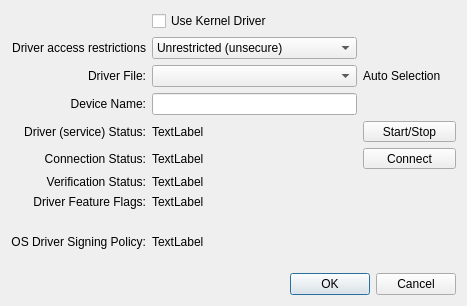
<?xml version="1.0" encoding="UTF-8"?>
<ui version="4.0">
 <class>DriverWindow</class>
 <widget class="QWidget" name="DriverWindow">
  <property name="geometry">
   <rect>
    <x>0</x>
    <y>0</y>
    <width>467</width>
    <height>306</height>
   </rect>
  </property>
  <property name="sizePolicy">
   <sizepolicy hsizetype="Preferred" vsizetype="Preferred">
    <horstretch>0</horstretch>
    <verstretch>0</verstretch>
   </sizepolicy>
  </property>
  <property name="minimumSize">
   <size>
    <width>430</width>
    <height>280</height>
   </size>
  </property>
  <property name="maximumSize">
   <size>
    <width>16777215</width>
    <height>16777215</height>
   </size>
  </property>
  <property name="windowTitle">
   <string>Task Explorer - Kernel Driver</string>
  </property>
  <layout class="QGridLayout" name="gridLayout_2">
   <item row="1" column="0">
    <layout class="QGridLayout" name="gridLayout">
     <item row="6" column="0">
      <widget class="QLabel" name="label_8">
       <property name="text">
        <string>Connection Status:</string>
       </property>
       <property name="alignment">
        <set>Qt::AlignRight|Qt::AlignTrailing|Qt::AlignVCenter</set>
       </property>
      </widget>
     </item>
     <item row="6" column="1">
      <widget class="QLabel" name="connection">
       <property name="text">
        <string>TextLabel</string>
       </property>
      </widget>
     </item>
     <item row="11" column="0">
      <spacer name="verticalSpacer">
       <property name="orientation">
        <enum>Qt::Vertical</enum>
       </property>
       <property name="sizeHint" stdset="0">
        <size>
         <width>20</width>
         <height>40</height>
        </size>
       </property>
      </spacer>
     </item>
     <item row="7" column="1">
      <widget class="QLabel" name="verification">
       <property name="text">
        <string>TextLabel</string>
       </property>
      </widget>
     </item>
     <item row="7" column="0">
      <widget class="QLabel" name="label_4">
       <property name="text">
        <string>Verification Status:</string>
       </property>
       <property name="alignment">
        <set>Qt::AlignRight|Qt::AlignTrailing|Qt::AlignVCenter</set>
       </property>
      </widget>
     </item>
     <item row="3" column="2">
      <widget class="QLabel" name="autoSelection">
       <property name="text">
        <string>Auto Selection</string>
       </property>
      </widget>
     </item>
     <item row="4" column="0">
      <widget class="QLabel" name="label_11">
       <property name="text">
        <string>Device Name:</string>
       </property>
       <property name="alignment">
        <set>Qt::AlignRight|Qt::AlignTrailing|Qt::AlignVCenter</set>
       </property>
      </widget>
     </item>
     <item row="8" column="1">
      <widget class="QLabel" name="features">
       <property name="text">
        <string>TextLabel</string>
       </property>
      </widget>
     </item>
     <item row="10" column="1">
      <widget class="QLabel" name="signingPolicy">
       <property name="text">
        <string>TextLabel</string>
       </property>
      </widget>
     </item>
     <item row="9" column="0">
      <widget class="QLabel" name="label_3">
       <property name="text">
        <string/>
       </property>
      </widget>
     </item>
     <item row="5" column="2">
      <widget class="QToolButton" name="btnStart">
       <property name="sizePolicy">
        <sizepolicy hsizetype="Preferred" vsizetype="Fixed">
         <horstretch>0</horstretch>
         <verstretch>0</verstretch>
        </sizepolicy>
       </property>
       <property name="text">
        <string>Start/Stop</string>
       </property>
      </widget>
     </item>
     <item row="5" column="0">
      <widget class="QLabel" name="label_2">
       <property name="text">
        <string>Driver (service) Status:</string>
       </property>
       <property name="alignment">
        <set>Qt::AlignRight|Qt::AlignTrailing|Qt::AlignVCenter</set>
       </property>
      </widget>
     </item>
     <item row="4" column="1">
      <widget class="QLineEdit" name="deviceName">
       <property name="sizePolicy">
        <sizepolicy hsizetype="Minimum" vsizetype="Fixed">
         <horstretch>0</horstretch>
         <verstretch>0</verstretch>
        </sizepolicy>
       </property>
      </widget>
     </item>
     <item row="12" column="0" colspan="3">
      <widget class="QDialogButtonBox" name="buttonBox">
       <property name="standardButtons">
        <set>QDialogButtonBox::Cancel|QDialogButtonBox::Ok</set>
       </property>
      </widget>
     </item>
     <item row="6" column="2">
      <widget class="QToolButton" name="btnConnect">
       <property name="sizePolicy">
        <sizepolicy hsizetype="Preferred" vsizetype="Fixed">
         <horstretch>0</horstretch>
         <verstretch>0</verstretch>
        </sizepolicy>
       </property>
       <property name="text">
        <string>Connect</string>
       </property>
      </widget>
     </item>
     <item row="2" column="1">
      <widget class="QComboBox" name="securityLevel">
       <item>
        <property name="text">
         <string>Unrestricted (unsecure)</string>
        </property>
       </item>
       <item>
        <property name="text">
         <string>Require Debug Privilege</string>
        </property>
       </item>
       <item>
        <property name="text">
         <string>Require Trusted Signature</string>
        </property>
       </item>
       <item>
        <property name="text">
         <string>Require Signature and Privilege</string>
        </property>
       </item>
      </widget>
     </item>
     <item row="3" column="1">
      <widget class="QComboBox" name="fileName"/>
     </item>
     <item row="1" column="1">
      <widget class="QCheckBox" name="chkUseDriver">
       <property name="text">
        <string>Use Kernel Driver</string>
       </property>
      </widget>
     </item>
     <item row="3" column="0">
      <widget class="QLabel" name="label_10">
       <property name="text">
        <string>Driver File:</string>
       </property>
       <property name="alignment">
        <set>Qt::AlignRight|Qt::AlignTrailing|Qt::AlignVCenter</set>
       </property>
      </widget>
     </item>
     <item row="8" column="0">
      <widget class="QLabel" name="label_6">
       <property name="text">
        <string>Driver Feature Flags:</string>
       </property>
       <property name="alignment">
        <set>Qt::AlignRight|Qt::AlignTrailing|Qt::AlignVCenter</set>
       </property>
      </widget>
     </item>
     <item row="2" column="0">
      <widget class="QLabel" name="label">
       <property name="text">
        <string>Driver access restrictions</string>
       </property>
       <property name="alignment">
        <set>Qt::AlignRight|Qt::AlignTrailing|Qt::AlignVCenter</set>
       </property>
      </widget>
     </item>
     <item row="5" column="1">
      <widget class="QLabel" name="driverStatus">
       <property name="text">
        <string>TextLabel</string>
       </property>
      </widget>
     </item>
     <item row="10" column="0">
      <widget class="QLabel" name="label_14">
       <property name="text">
        <string>OS Driver Signing Policy:</string>
       </property>
       <property name="alignment">
        <set>Qt::AlignRight|Qt::AlignTrailing|Qt::AlignVCenter</set>
       </property>
      </widget>
     </item>
    </layout>
   </item>
  </layout>
 </widget>
 <resources/>
 <connections/>
</ui>
